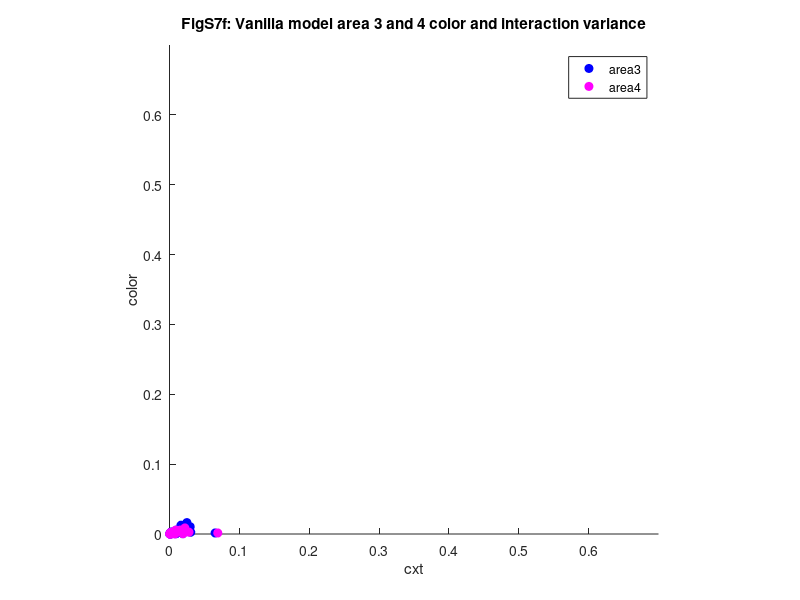
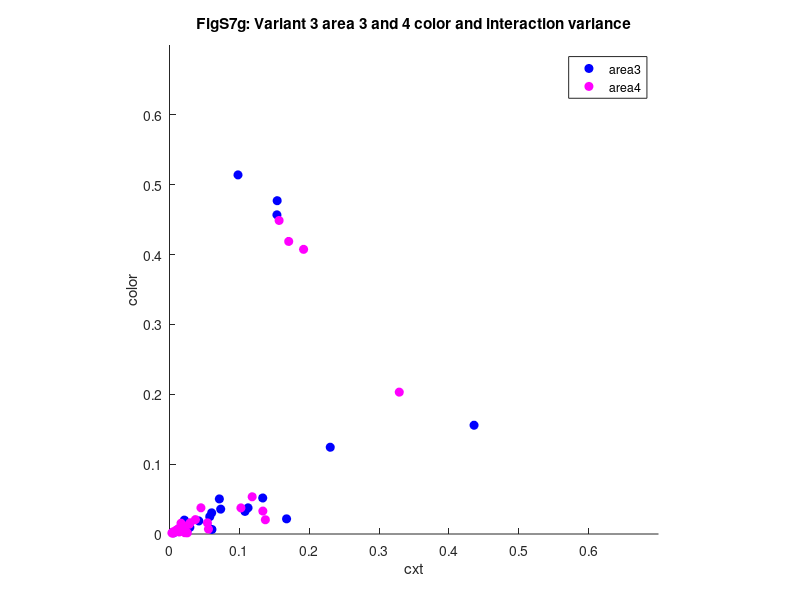

These figures' MATLAB source, in order:


%%%%%%%%%%%%%%%%%%%%
% This code plots FigS7f: compare between full model and Variant 3 area 3&4 color and interaction variance

varPerRun = load('resultsA5.mat').varPerRun;

figure; hold on
cols = {'r','g','b','m'};
for j=3:4
    plot(varPerRun(:,j,4), varPerRun(:,j,1), 'o','color',cols{j}, 'MarkerFaceColor', cols{j});
    hold on
end


axis equal

xlim([0 0.7])
ylim([0 0.7])

legend('area3', 'area4')
xlabel('cxt')
ylabel('color')
title('FigS7f: Vanilla model area 3 and 4 color and interaction variance')

%% FigS7g: Variant 3 area 3&4 color and interaction variance

varPerRun = load('resultsA3.mat').varPerRun;

figure; hold on
cols = {'r','g','b','m'};
for j=3:4
    plot(varPerRun(:,j,4), varPerRun(:,j,1), 'o','color',cols{j}, 'MarkerFaceColor', cols{j});
    hold on
end


axis equal

xlim([0 0.7])
ylim([0 0.7])

legend('area3', 'area4')
xlabel('cxt')
ylabel('color')
title('FigS7g: Variant 3 area 3 and 4 color and interaction variance')
